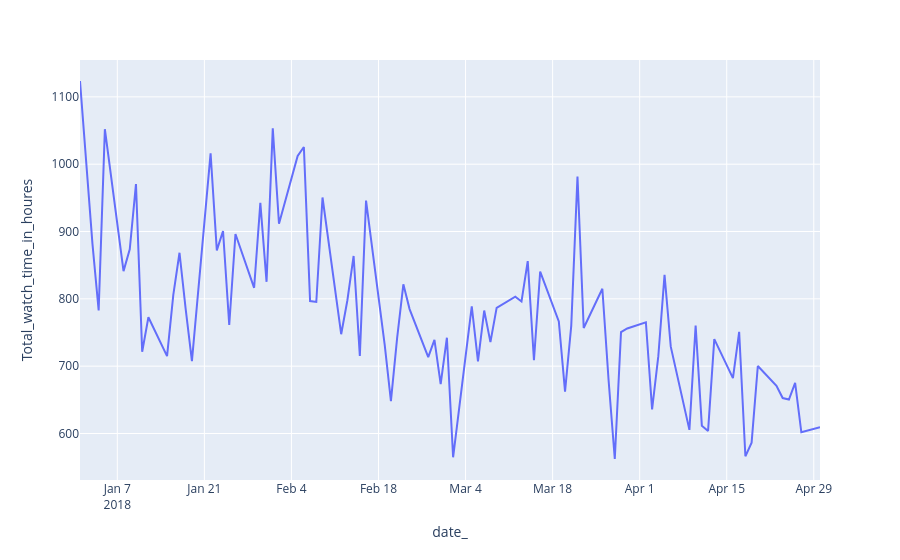

The cell this chart's notebook holds for it:
### Code cell
figureOne = px.line(stctv2, x="date_", y="Total_watch_time_in_houres")
figureOne.show()
